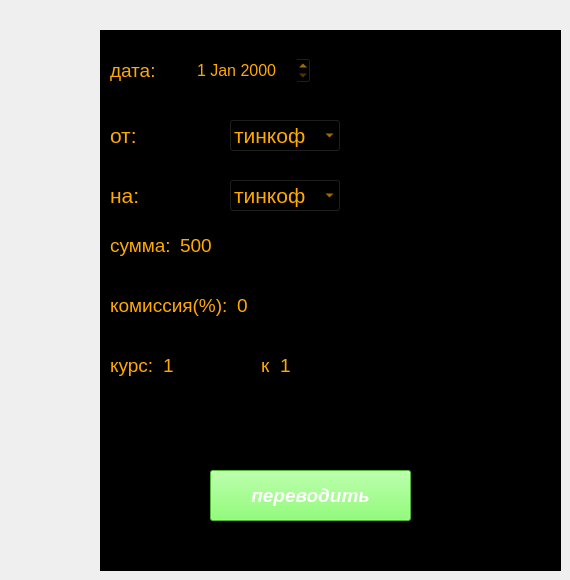
      <widget class="QWidget" name="tab_7">
       <attribute name="title">
        <string> перевод между счетами</string>
       </attribute>
       <widget class="QFrame" name="frame_2">
        <property name="geometry">
         <rect>
          <x>100</x>
          <y>30</y>
          <width>461</width>
          <height>541</height>
         </rect>
        </property>
        <property name="styleSheet">
         <string notr="true">color: rgb(255, 170, 0);
background-color: rgb(0, 0, 0);</string>
        </property>
        <property name="frameShape">
         <enum>QFrame::StyledPanel</enum>
        </property>
        <property name="frameShadow">
         <enum>QFrame::Raised</enum>
        </property>
        <widget class="QWidget" name="horizontalLayoutWidget_21">
         <property name="geometry">
          <rect>
           <x>10</x>
           <y>10</y>
           <width>201</width>
           <height>61</height>
          </rect>
         </property>
         <layout class="QHBoxLayout" name="horizontalLayout_24">
          <item>
           <widget class="QLabel" name="label_31">
            <property name="font">
             <font>
              <pointsize>14</pointsize>
             </font>
            </property>
            <property name="text">
             <string>дата:</string>
            </property>
           </widget>
          </item>
          <item>
           <widget class="QDateEdit" name="dateEdit_5">
            <property name="font">
             <font>
              <pointsize>12</pointsize>
             </font>
            </property>
           </widget>
          </item>
         </layout>
        </widget>
        <widget class="QWidget" name="horizontalLayoutWidget_22">
         <property name="geometry">
          <rect>
           <x>10</x>
           <y>80</y>
           <width>231</width>
           <height>51</height>
          </rect>
         </property>
         <layout class="QHBoxLayout" name="horizontalLayout_25">
          <item>
           <widget class="QLabel" name="label_33">
            <property name="font">
             <font>
              <pointsize>16</pointsize>
             </font>
            </property>
            <property name="text">
             <string>от:</string>
            </property>
           </widget>
          </item>
          <item>
           <widget class="QComboBox" name="comboBox_6">
            <property name="baseSize">
             <size>
              <width>100</width>
              <height>60</height>
             </size>
            </property>
            <property name="font">
             <font>
              <pointsize>16</pointsize>
             </font>
            </property>
            <item>
             <property name="text">
              <string>тинкоф</string>
             </property>
            </item>
            <item>
             <property name="text">
              <string>ALFA1</string>
             </property>
            </item>
           </widget>
          </item>
         </layout>
        </widget>
        <widget class="QWidget" name="horizontalLayoutWidget_23">
         <property name="geometry">
          <rect>
           <x>10</x>
           <y>140</y>
           <width>231</width>
           <height>51</height>
          </rect>
         </property>
         <layout class="QHBoxLayout" name="horizontalLayout_26">
          <item>
           <widget class="QLabel" name="label_34">
            <property name="font">
             <font>
              <pointsize>16</pointsize>
             </font>
            </property>
            <property name="text">
             <string>на:</string>
            </property>
           </widget>
          </item>
          <item>
           <widget class="QComboBox" name="comboBox_7">
            <property name="baseSize">
             <size>
              <width>100</width>
              <height>60</height>
             </size>
            </property>
            <property name="font">
             <font>
              <pointsize>16</pointsize>
             </font>
            </property>
            <item>
             <property name="text">
              <string>тинкоф</string>
             </property>
            </item>
            <item>
             <property name="text">
              <string>ALFA1</string>
             </property>
            </item>
           </widget>
          </item>
         </layout>
        </widget>
        <widget class="QPushButton" name="pushButton_4">
         <property name="geometry">
          <rect>
           <x>110</x>
           <y>440</y>
           <width>201</width>
           <height>51</height>
          </rect>
         </property>
         <property name="font">
          <font>
           <pointsize>14</pointsize>
           <weight>75</weight>
           <italic>true</italic>
           <bold>true</bold>
          </font>
         </property>
         <property name="styleSheet">
          <string notr="true">background-color: rgb(111, 255, 79);
color: rgb(255, 255, 255);</string>
         </property>
         <property name="text">
          <string>переводить</string>
         </property>
        </widget>
        <widget class="QWidget" name="horizontalLayoutWidget_16">
         <property name="geometry">
          <rect>
           <x>10</x>
           <y>190</y>
           <width>191</width>
           <height>51</height>
          </rect>
         </property>
         <layout class="QHBoxLayout" name="horizontalLayout_19">
          <item>
           <widget class="QLabel" name="label_24">
            <property name="font">
             <font>
              <pointsize>14</pointsize>
             </font>
            </property>
            <property name="text">
             <string>сумма:</string>
            </property>
           </widget>
          </item>
          <item>
           <widget class="QLineEdit" name="lineEdit_7">
            <property name="font">
             <font>
              <pointsize>14</pointsize>
             </font>
            </property>
            <property name="text">
             <string>500</string>
            </property>
           </widget>
          </item>
         </layout>
        </widget>
        <widget class="QWidget" name="horizontalLayoutWidget_17">
         <property name="geometry">
          <rect>
           <x>10</x>
           <y>250</y>
           <width>242</width>
           <height>51</height>
          </rect>
         </property>
         <layout class="QHBoxLayout" name="horizontalLayout_20">
          <item>
           <widget class="QLabel" name="label_25">
            <property name="font">
             <font>
              <pointsize>14</pointsize>
             </font>
            </property>
            <property name="text">
             <string>комиссия(%):</string>
            </property>
           </widget>
          </item>
          <item>
           <widget class="QLineEdit" name="lineEdit_10">
            <property name="font">
             <font>
              <pointsize>14</pointsize>
             </font>
            </property>
            <property name="text">
             <string>0</string>
            </property>
           </widget>
          </item>
         </layout>
        </widget>
        <widget class="QWidget" name="horizontalLayoutWidget_18">
         <property name="geometry">
          <rect>
           <x>10</x>
           <y>310</y>
           <width>262</width>
           <height>51</height>
          </rect>
         </property>
         <layout class="QHBoxLayout" name="horizontalLayout_21">
          <item>
           <widget class="QLabel" name="label_26">
            <property name="font">
             <font>
              <pointsize>14</pointsize>
             </font>
            </property>
            <property name="text">
             <string>курс:</string>
            </property>
           </widget>
          </item>
          <item>
           <widget class="QLineEdit" name="lineEdit_11">
            <property name="font">
             <font>
              <pointsize>14</pointsize>
             </font>
            </property>
            <property name="text">
             <string>1</string>
            </property>
           </widget>
          </item>
          <item>
           <widget class="QLabel" name="label_27">
            <property name="font">
             <font>
              <pointsize>14</pointsize>
             </font>
            </property>
            <property name="text">
             <string>к</string>
            </property>
           </widget>
          </item>
          <item>
           <widget class="QLineEdit" name="lineEdit_12">
            <property name="font">
             <font>
              <pointsize>14</pointsize>
             </font>
            </property>
            <property name="text">
             <string>1</string>
            </property>
           </widget>
          </item>
         </layout>
        </widget>
       </widget>
      </widget>
